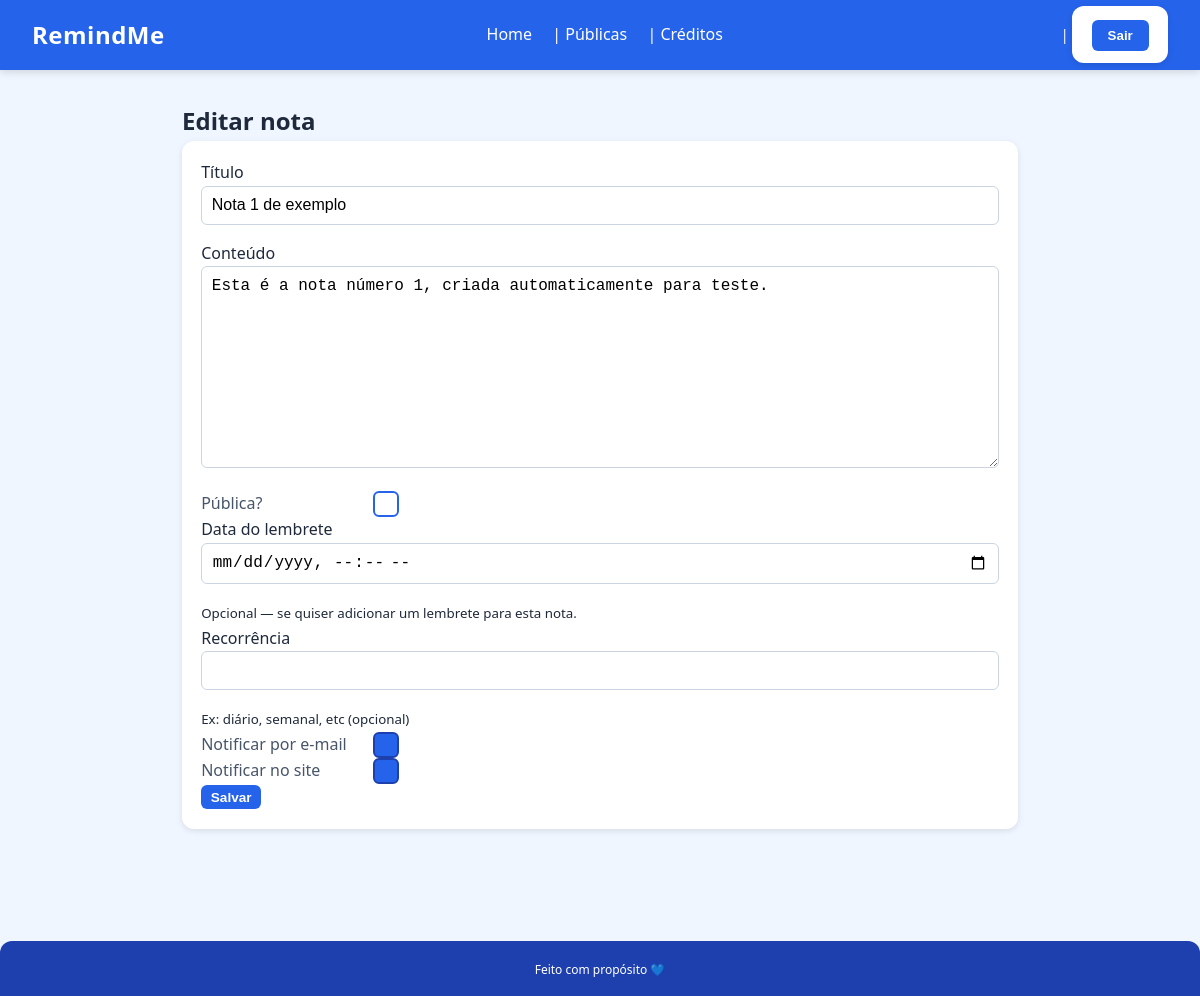
Screenshot of /notes/1/ (signed in) with the database file from the repository.
### notes/models.py (models this page shows, shortened)
class Note(models.Model):
    owner = models.ForeignKey(settings.AUTH_USER_MODEL, on_delete=models.CASCADE)
    title = models.CharField(max_length=200)
    content = models.TextField(blank=True)
    created_at = models.DateTimeField(auto_now_add=True)
    is_public = models.BooleanField(default=False)
    public_token = models.UUIDField(default=uuid.uuid4, editable=False, unique=True)
    class Meta:
        ordering = ['-created_at']

### notes/views.py (the view)
# urls.py: path("notes/<int:pk>/", views.note_edit, name="note_edit"),
@login_required
def note_edit(request, pk):
    note = get_object_or_404(Note, pk=pk)
    if note.owner != request.user:
        return HttpResponseForbidden("Você não pode editar esta anotação.")
    if request.method == "POST":
        form = NoteWithReminderForm(request.POST, instance=note)
        if form.is_valid():
            form.save()
            messages.success(request, "Anotação atualizada.")
            return redirect("notes:home")
        else:
            messages.error(request, "Corrija os erros antes de continuar.")
    else:
        form = NoteWithReminderForm(instance=note)
    return render(request, "note_form.html", {"form": form, "note": note})

### notes/forms.py (shortened to what this page needs)
class NoteWithReminderForm(forms.ModelForm):
    due_date = forms.DateTimeField(
        required=False,
        widget=forms.DateTimeInput(attrs={'type': 'datetime-local'}),
        label="Data do lembrete",
        help_text="Opcional — se quiser adicionar um lembrete para esta nota.",
    )
    recurrence = forms.CharField(
        required=False,
        label="Recorrência",
        help_text="Ex: diário, semanal, etc (opcional)",
    )
    notify_email = forms.BooleanField(required=False, initial=True, label="Notificar por e-mail")
    notify_in_app = forms.BooleanField(required=False, initial=True, label="Notificar no site")
    class Meta:
        model = Note
        fields = ['title', 'content', 'is_public']
        labels = {
            'title': 'Título',
            'content': 'Conteúdo',
            'is_public': 'É pública?',
        }

### notes/context_processors.py (called while the page is built)
def in_app_notifications(request):
    if not request.user.is_authenticated:
        return {}
    now = timezone.now()
    reminders = Reminder.objects.filter(
        note__owner=request.user,
        notify_in_app=True,
        notified_in_app=False,
        due_date__lte=now
    ).select_related('note').order_by('due_date')
    return {'in_app_reminders': reminders}

### templates/note_form.html (shortened to what this page needs)
{% extends 'base.html' %}
{% block content %}
  <h2>{% if note %}Editar nota{% else %}Criar nota{% endif %}</h2>
  <form method="post" novalidate>
    <div class="form-grid">
      {% for field in form %}
        {% if field.name == "is_public" %}
          <div class="form-field form-field-inline">
            <label for="id_is_public">Pública?</label>
            <label for="id_is_public" class="square-toggle" title="Marcar como pública"></label>
          </div>
        {% elif field.name == "notify_email" %}
          <div class="form-field form-field-inline">
            <label for="id_notify_email">Notificar por e-mail</label>
            <label for="id_notify_email" class="square-toggle" title="Ativar notificação por e-mail"></label>
          </div>
        {% elif field.name == "notify_in_app" %}
          <div class="form-field form-field-inline">
            <label for="id_notify_in_app">Notificar no site</label>
            <label for="id_notify_in_app" class="square-toggle" title="Ativar notificação no site"></label>
          </div>
        {% else %}
          <div class="form-field">
            <label for="{{ field.id_for_label }}">{{ field.label }}</label>
            {{ field }}
            {% if field.help_text %}
              <small class="help">{{ field.help_text }}</small>
            {% endif %}
          </div>
        {% endif %}
      {% endfor %}
    </div>
    <button type="submit" class="button small">Salvar</button>
  </form>
{% endblock %}

### static/styles.css (style rules this page uses)
:root { --primary: #2563eb; --primary-light: #3b82f6; --primary-dark: #1e40af; --danger: #dc2626; --danger-dark: #991b1b; --background: #f0f6ff; --text: #1e293b; --text-light: #475569; --card-bg: #ffffff; --border: #cbd5e1; }
* { margin: 0; padding: 0; box-sizing: border-box; }
html, body { height: 100%; background: var(--background); color: var(--text); font-family: "Segoe UI", Roboto, Helvetica, Arial, sans-serif; line-height: 1.6; }
button, a.button { background: var(--primary); color: #fff; border: none; border-radius: 6px; padding: 0.5rem 1rem; font-weight: 600; cursor: pointer; text-decoration: none; display: inline-block; transition: background 0.2s, transform 0.2s; }
.button.small, button.small { padding: 0.28rem 0.6rem; font-size: 0.85rem; border-radius: 6px; }
.square-toggle { width: 26px; height: 26px; border: 2px solid var(--primary); border-radius: 6px; display: inline-block; cursor: pointer; transition: all 0.18s ease-in-out; position: relative; background: #fff; }
input[type="checkbox"]:checked + .square-toggle { background: var(--primary); border-color: var(--primary-dark); }
.form-field-inline { display: flex; align-items: center; gap: 0.75rem; }
.form-field-inline label:first-child { font-weight: 500; color: var(--text-light); min-width: 160px; }
form { background: var(--card-bg); padding: 1.2rem; border-radius: 12px; box-shadow: 0 2px 6px rgba(0,0,0,0.1); margin-bottom: 2rem; }
form input, form textarea, form select { width: 100%; padding: 0.6rem; margin-bottom: 1rem; border: 1px solid var(--border); border-radius: 6px; font-size: 1rem; }

### rows the page displays
Note: form "Nota 1 de exemplo" "Esta é a nota número 1, criada automaticamente para teste."

### other values shown
{{ field.label }} "Título" "Conteúdo" "Data do lembrete" "Recorrência"
{{ field.help_text }} "Opcional — se quiser adicionar um lembrete para esta nota." "Ex: diário, semanal, etc (opcional)"
